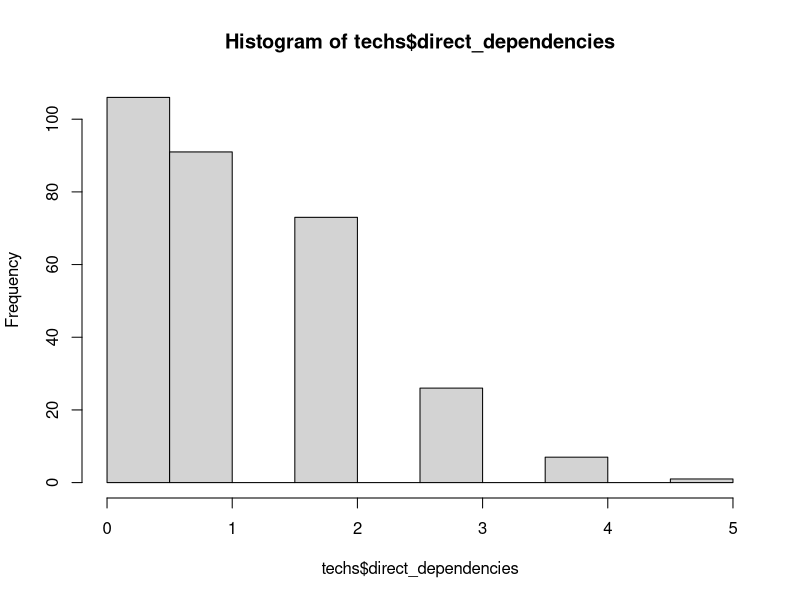
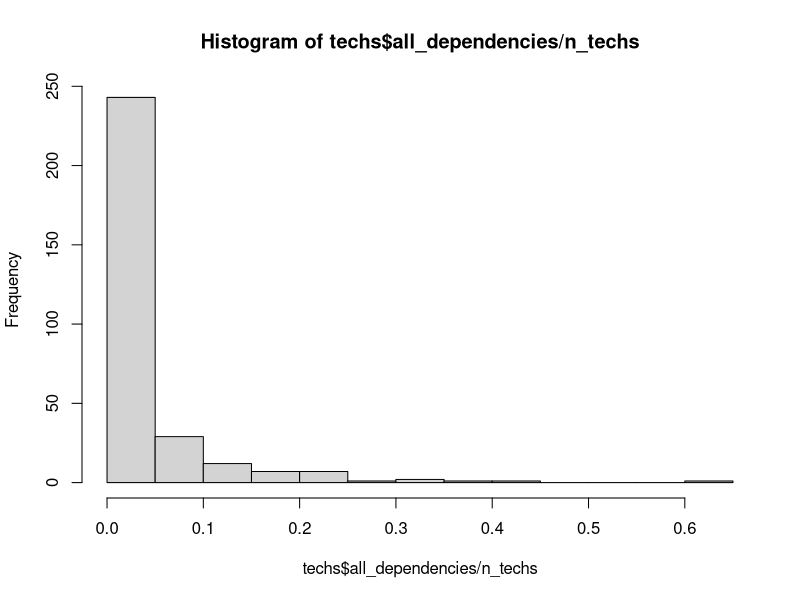
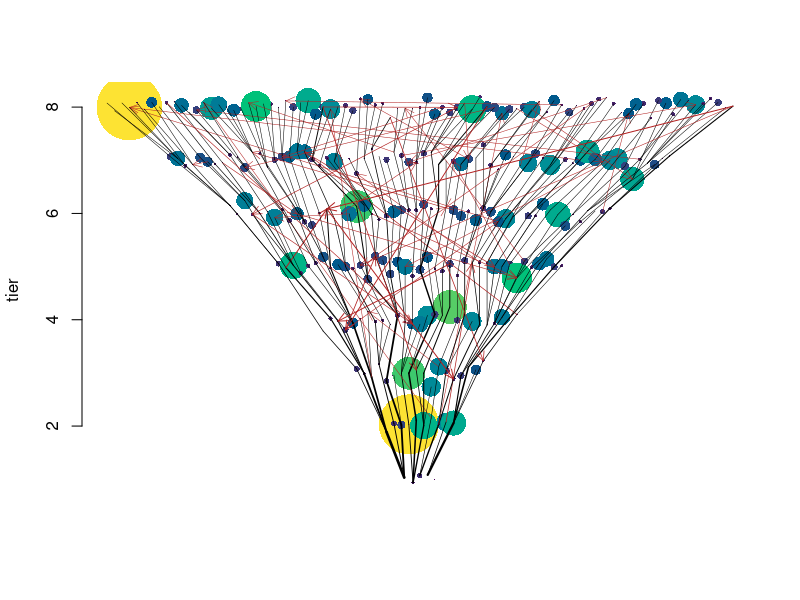

Here is the R script that generated these plots, in order:
### editable  parameters for tree
starting_techs <- 5 # number of techs in tier 1
max_tier <- 8 # number to tiers in tree
tree_growth_rate <- 2 # rate at with tiers get wider
p_extra_dependency <- 0.0005 # probability a given extra dependency is realized
max_tier_gap_for_dependencies <- 99 # how many tiers extra dependencies can cross
p_keystone_tech <- 0.0 # probability a tech is a keystone tech
keystone_multiplier <- 200 # how much more likely keystone techs are to have extra dependencies




### construct the tree
# function to generate number of techs in each tier
num_techs_per_tier <- function(tier) {
  if (tree_growth_rate < 0.01) { return(starting_techs) }
  return(round((tier + (starting_techs)^(1/tree_growth_rate) - 1)^tree_growth_rate))
}

create_techs <- function() {
  # initialize data frame
  techs <- data.frame(
    id   = integer(), # unique ID for each tech
    tier = integer(), # what tier its in
    payoff = numeric(), # what's the payoff of this tech
    keystone = integer(), # is it a keystone tech
    xpos = numeric(), # xcor for plotting
    ypos = numeric()  # ycor for plotting
  )
  
  # create techs
  for (t in 1:max_tier) {
    n_techs_tier <- num_techs_per_tier(t)
    ids <- c((nrow(techs)+1):(nrow(techs)+n_techs_tier))
    new_rows <- data.frame(
      id = ids,
      tier = rep(t, n_techs_tier),
      payoff = rexp(n_techs_tier, 1),
      keystone = round(runif(n_techs_tier, 0, 1) < p_keystone_tech)*1,
      xpos = ids - mean(ids),
      ypos = rep(t, n_techs_tier)
    )
    techs <- rbind(techs, new_rows)
  }
  
  # total number of techs in tree
  n_techs <<- nrow(techs)
  
  # add some jitter
  techs$xpos <- techs$xpos + rnorm(n_techs, 0, 0.1)
  techs$ypos <- techs$ypos + rnorm(n_techs, 0, 0.1)

  return(techs)
}

create_tech_tree <- function() {
  # initialize dependencies:
  # "dependencies" is a n-by-n matrix that scores the relationship between every pair of techs
  dependencies <- matrix(0, nrow=n_techs, ncol=n_techs)
  
  # dependency code:
  # 0 = none
  # 1 = basic from-to
  # -1 = basic to-from
  # 2 = extra to-from
  # -2 = extra from-to
  # 3 = indirect to-from
  # -3 = indirect from-to
  
  # add basic dependencies
  # each tech has one basic dependecy from a random chosen tech in the prior tier
  for (i in 1:n_techs) {
    tech <- techs[i,]
    if (tech$tier > 1) {
      possible_parents <- techs$id[techs$tier == (tech$tier - 1)]
      parent <- possible_parents[sample.int(length(possible_parents), 1)]
      dependencies[parent, tech$id] <- 1
      dependencies[tech$id, parent] <- -1
    }
  }
  
  # identify indirect dependencies
  # e.g. A -> B and B -> C, implies A -> C
  for (to in 1:n_techs) {
    if (techs$tier[techs$id == to] > 1) {
      for (from in 1:(i-1)) {
        if (dependencies[from, to] > 0) {
          earlier_techs <- c(1:n_techs)[dependencies[,from] > 0]
          for (et in earlier_techs) {
            if (dependencies[et, to] == 0) {
              dependencies[et,to] <- 3
            }
            if (dependencies[to, et] == 0) {
              dependencies[to,et] <- -3
            }
          }
        }
      }
    }
  }
  
  # horizontally reorder techs to make tree nicer looking
  for (i in 2:max_tier) {  # go through all tiers, starting with tier 3
    this_tier_ids <- techs[techs$tier == i,]$id  # first get the ids of the techs in this tier
    parents <- parent_xpos <- vector()
    for (t in this_tier_ids) {
      parent <- techs[techs$id == match(1, dependencies[,t])[1],]
      parents <- c(parents, parent$id)  # then get the techs from the prior tier these techs depend on
      parent_xpos <- c(parent_xpos, parent$xpos)  # and get their xpos' too
    }
    ord <- order(parent_xpos, this_tier_ids)  # get order of parents' xposs, breaking by offspring id
    ordered_ids <- this_tier_ids[ord]   # order the ids according to this
    techs$xpos[match(ordered_ids, techs$id)] <<- seq_along(ordered_ids) - mean(seq_along(ordered_ids))  # insert into db
  }
  
  # add some extra dependencies
  # these can occur between any possible techs
  # as long as they don't already have a dependency of any kind
  # and as long as they are not too many tiers apart
  pairs <- expand.grid(
    from = 1:n_techs,
    to   = 1:n_techs
  )
  pairs$parent_tier <- techs$tier[match(pairs$from, techs$id)]
  pairs$child_tier  <- techs$tier[match(pairs$to, techs$id)]
  pairs$tier_delta <- abs(pairs$parent_tier - pairs$child_tier)
  pairs <- pairs[sample(nrow(pairs)), ]
  
  for (i in 1:nrow(pairs)) {
    pair <- pairs[i,]
    parent <- pair$from
    child <- pair$to
    tier_delta <- pair$tier_delta
    
    
    if ((parent != child) &
        (dependencies[parent, child] == 0) &
        (tier_delta <= max_tier_gap_for_dependencies) &
        (pair$parent_tier > 1) &
        (pair$child_tier > 1)) {
      p_link <- p_extra_dependency
      if (techs$keystone[techs$id == parent] == 1) { p_link <- p_link * keystone_multiplier }
      if (runif(1,0,1) < p_link) {
        dependencies[parent, child] <- 2
        dependencies[child, parent] <- -2
        
        ancestors <- which(dependencies[parent, ] < 0)
        descendants <- which(dependencies[child, ] > 0)
        
        for (ancestor in ancestors) {
          for (descendant in descendants) {
            if (dependencies[ancestor, descendant] == 0) {
              dependencies[ancestor, descendant] <- 3
              dependencies[descendant, ancestor] <- -3
            }
          }
        }
        
        for (descendant in descendants) {
          if (dependencies[parent, descendant] %in% c(0,2)) {
            dependencies[parent, descendant] <- 3
            dependencies[descendant, parent] <- -3
          }
        }
        
        for (ancestor in ancestors) {
          if (dependencies[ancestor, child] %in% c(0, 2)) {
            dependencies[ancestor, child] <- 3
            dependencies[child, ancestor] <- -3
          }
        }
      }
    }
  }
  
  # calculate total number of dependencies
  techs$direct_dependencies <<- rowSums((dependencies > 0) * (dependencies < 3))
  techs$all_dependencies <<- rowSums(dependencies > 0)

  return(dependencies)
}

plot_tech_tree <- function() {
  # plot tree
  hist(techs$direct_dependencies)
  hist(techs$all_dependencies/n_techs)
  
  #dot_sizes <- (((techs$all_dependencies/n_techs)^0.5)) * 50 / max_tier
  #dot_sizes <- (techs$all_dependencies/n_techs)^0.5*50 / max_tier
  dot_sizes <- techs$payoff
  pal <- hcl.colors(256, "viridis")
  dot_cols <- pal[pmin(1 + round(techs$payoff/6 * 255), 256)]
  
  plot(techs$ypos~techs$xpos, bty="n", xlab="", xaxt="n", ylab="tier", pch=16, cex=dot_sizes, col=dot_cols)
  keystone_techs <- techs$id[techs$keystone == 1]
  points(techs$ypos[keystone_techs]~techs$xpos[keystone_techs], pch=16, cex=dot_sizes[keystone_techs], col="purple")
  if (max_tier < 8) {
    for (i in 1:nrow(techs)) {
      text(techs$xpos[i], techs$ypos[i], techs$id[i], pos=1, offset=dot_sizes[i]*0.2 + 1/max_tier)
    }
  }
  for (i in 1:n_techs) {
    for (j in 1:n_techs) {
      if (dependencies[i,j] == 1) {
        from <- techs[techs$id == i,]
        to <- techs[techs$id == j,]
        lines(c(from$ypos, to$ypos)~c(from$xpos, to$xpos), lwd=(to$all_dependencies/n_techs * 5 + 0.5))
      }
      if (dependencies[i,j] == 2) {
        from <- techs[techs$id == i,]
        to <- techs[techs$id == j,]
        arrows(from$xpos, from$ypos,
               to$xpos, to$ypos,
               length = 0.1,
               col="firebrick",
               angle = 25,
               code=2,
               lwd=(to$all_dependencies/n_techs * 5 + 0.5))
      }
    }
  }
}

techs <- create_techs()
dependencies <- create_tech_tree()
plot_tech_tree()
